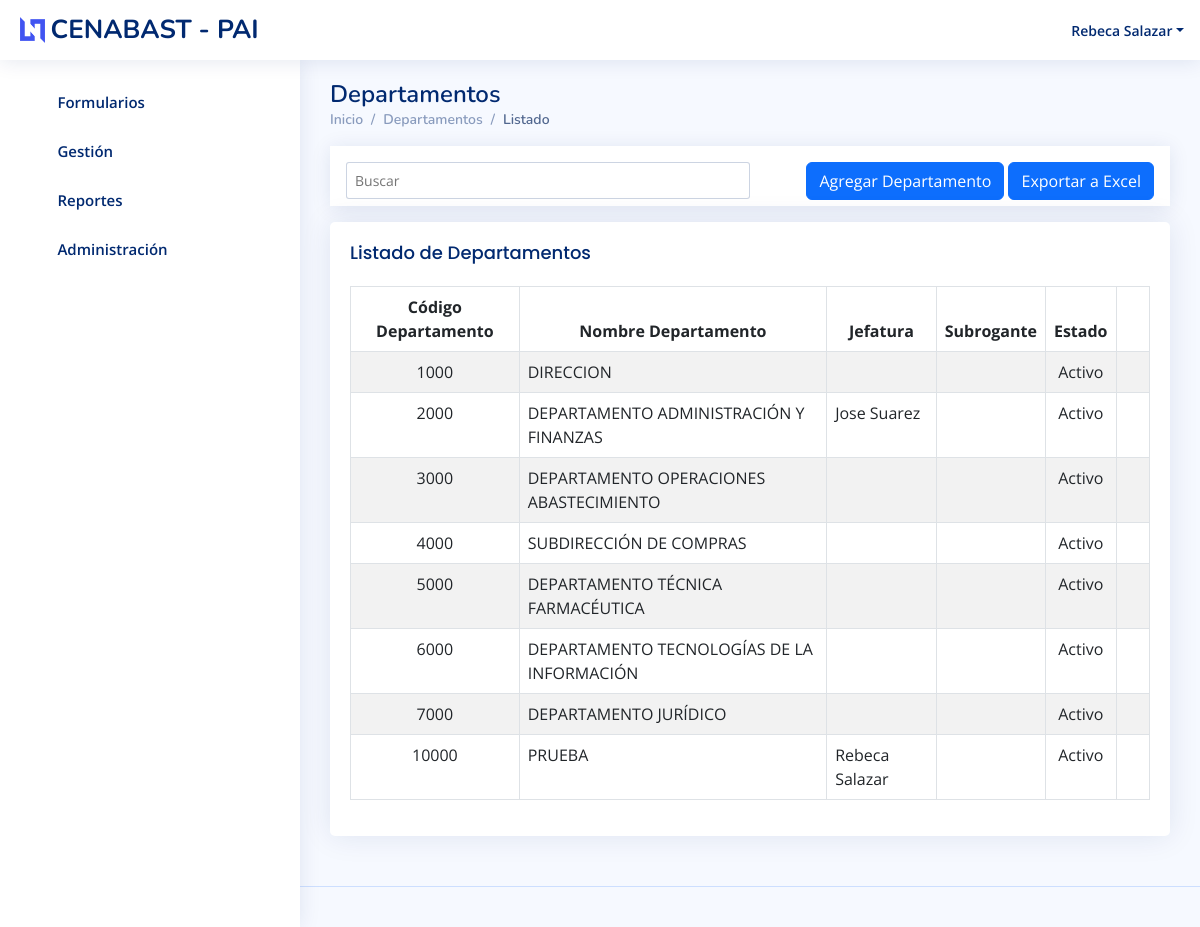
Page /departamentos/ (signed in) on the committed database.
### user/models.py (models this page shows, shortened)
class UserProfile(models.Model):
    user = models.OneToOneField(User, on_delete=models.CASCADE, related_name="userprofile", verbose_name="Usuario")
    rut = models.CharField(max_length=20, verbose_name="Rut", unique=True)
    anexo = models.IntegerField(default=0, blank=True, null=True, verbose_name="Anexo")
    estado = models.BooleanField(default=True, verbose_name="Estado")
    id_perfil = models.ForeignKey(Perfil, on_delete=models.PROTECT, verbose_name="Perfil", default=Perfil.get_default_Perfil(Perfil))
    class Meta:
        ordering = ['id']
    def __str__(self):
        return self.user.first_name + ' ' + self.user.last_name

### departamentos/models.py (models this page shows, shortened)
class Departamento(models.Model):
    id_dpto = models.IntegerField(verbose_name='Id Departamento',unique=True)
    nombre_dpto = models.CharField(max_length=100,verbose_name='Nombre departamento')
    rut_jefe = models.CharField(max_length=20, verbose_name="Rut Jefe", blank=True, null=True)
    rut_jefe_subrogante = models.CharField(max_length=20, verbose_name="Rut Jefe Subrogante", blank=True, null=True)
    estado = models.BooleanField(verbose_name='Estado',default=True)
    class Meta:
        verbose_name = "Departamento"
        verbose_name_plural = "Departamentos"
        ordering = ['id_dpto']
    @register.filter(name="get_estado_dpto")
    def get_estado_dpto(self):
        edo_dpto = Departamento.objects.filter(id = self.id)
        return settings.ESTADO[0][edo_dpto[0].estado]

### departamentos/views.py (the view, shortened to what this page needs)
# urls.py: path('', login_required(DptoListView.as_view(), login_url=login_url), name='dptos-list'),
class DptoListView(PermissionRequiredMixin, ListView):
    permission_required = ("departamentos.view_departamento")
    model = Departamento
    context_object_name = 'departamentos'
    paginate_by = 10
    def get_queryset(self):
        queryset = Departamento.objects.all()
        return queryset

### cargos/models.py (called while the page is built)
    def __str__(self):
        return self.nombre_cargo

### departamentos/templatetags/departamentos_filters.py (called while the page is built)
@register.filter(name="get_nombre_jefe")
def get_nombre_jefe(value):
    if value is not None and ('-' in value):
        userProfile = UserProfile.objects.filter(rut = value)
        return userProfile[0] if userProfile else ''
    else:
        return ''

### user/models.py (called while the page is built)
    def __str__(self):
        return self.nombre_perfil

### user/templatetags/users_filters.py (called while the page is built)
@register.filter(name="get_nombre_usuario")
def get_nombre_usuario(value):
    userProfile = UserProfile.objects.filter(user__username = value)
    return userProfile[0] if userProfile else ''

@register.filter(name="get_cargo")
def get_cargo(value):
    userCargo = UserCargo.objects.filter(id_usuario = value)
    return userCargo[0].id_cargo if userCargo else ''

@register.filter(name="get_perfil")
def get_perfil(value):
    userPerfil = UserProfile.objects.filter(user = value)
    return userPerfil[0].id_perfil if userPerfil else ''

### departamentos/templates/departamentos/departamento_list.html (shortened to what this page needs)
{% extends 'insumos/index.html' %}
{% load departamentos_filters %}
{% block content %}
    <div class="pagetitle">
      <h1>Departamentos</h1>
      <nav>
        <ol class="breadcrumb">
          <li class="breadcrumb-item"><a href="{% url 'departamentos:dptos-list' %}">Inicio</a></li>
          <li class="breadcrumb-item">Departamentos</li>
          <li class="breadcrumb-item active">Listado</li>
        </ol>
      </nav>
    </div>
    <div class="col-12 mb-3">
      {% include 'insumos/searchbar.html' with urllist='departamentos:dptos-list' urlcreate='departamentos:dpto-create' btnnombre='Agregar Departamento' urlextra='departamentos:departamentos-exportar' btnextra='Exportar a Excel' btnExtraVisible=True %}
  </div>
    <div class="card">
        <div class="card-body">
          <h5 class="card-title">Listado de Departamentos</h5>
        {% if departamentos %}
          <table class="table table-striped table-bordered">
            <thead class="text-center">
                <tr>
                    <th scope="col">Código Departamento</th>
                    <th scope="col">Nombre Departamento</th>
                    <th scope="col">Jefatura</th>
                    <th scope="col">Subrogante</th>
                    <th scope="col">Estado</th>
                    <th scope="col" colspan="2"></th>
                </tr>
            </thead>
            <tbody>
                {% for dpto in departamentos %}
                <tr>
                    <td class="text-center">{{ dpto.id_dpto|safe }}</td>
                    <td>{{ dpto.nombre_dpto|upper }}</td>
                    <td>{{ dpto.rut_jefe|get_nombre_jefe }}</td>
                    <td>{{ dpto.rut_jefe_subrogante|get_nombre_jefe|default_if_none:"" }}</td>
                    <td class="text-center">{{ dpto.get_estado_dpto }}</td>
                    <td class="text-center">
                      <a href="{% url 'departamentos:dpto-update' dpto.id %}" data-toggle="tooltip" title="Editar" class="me-1"><i class="bi bi-pencil-fill"></i></a>
                    </td>
                </tr>
                {% endfor %}
            </tbody>
          </table>
        {% else %}
          <h3 class="text-center">No se encontraron Departamentos</h3>
        {% endif %}
        </div>
    </div>
{% endblock %}

### insumos/templates/insumos/index.html (shortened to what this page needs)
<!DOCTYPE html>
<html lang="es">
{% load static %}
{% load users_filters %}
<head>
  <link href="{% static 'insumos/assets/vendor/bootstrap/css/bootstrap.min.css' %}" rel="stylesheet">
  <link href="{% static 'insumos/assets/vendor/bootstrap-icons/bootstrap-icons.css' %}" rel="stylesheet">
  <link href="{% static 'insumos/assets/vendor/boxicons/css/boxicons.min.css' %}" rel="stylesheet">
  <link href="{% static 'insumos/assets/vendor/quill/quill.snow.css' %}" rel="stylesheet">
  <link href="{% static 'insumos/assets/vendor/quill/quill.bubble.css' %}" rel="stylesheet">
  <link href="{% static 'insumos/assets/vendor/remixicon/remixicon.css' %}" rel="stylesheet">
  <link href="{% static 'insumos/assets/vendor/simple-datatables/style.css' %}" rel="stylesheet">
  <link href="{% static 'insumos/assets/css/insumos.css' %}" rel="stylesheet">
  <link href="{% static 'insumos/assets/select-dist/css/select2.css' %}" rel="stylesheet">
  <link href="{% static 'insumos/assets/select-dist/css/select2-bootstrap-5-theme-1.3.0/select2-bootstrap-5-theme.min.css' %}" rel="stylesheet">
  <link href="{% static 'insumos/assets/css/style.css' %}" rel="stylesheet">
</head>
<body>
  <header id="header" class="header fixed-top d-flex align-items-center">
    <div class="d-flex align-items-center justify-content-between">
      <a href="{% url 'usuarios:main' %}" class="logo d-flex align-items-center">
        <img src="assets/img/logo.png" alt="">
        <span class="d-none d-lg-block">CENABAST - PAI</span>
      </a>
      <i class="bi bi-list toggle-sidebar-btn"></i>
    </div>
    <nav class="header-nav ms-auto">
      <ul class="d-flex align-items-center">
      {% if user.is_authenticated %}
        <li class="nav-item dropdown pe-3">
          <a class="nav-link nav-profile d-flex align-items-center pe-0" href="#" data-bs-toggle="dropdown">
            <span class="d-none d-md-block dropdown-toggle ps-2">{{ user.username|get_nombre_usuario }}</span>
          </a>
        </li>
      {% else %}
        <a class="me-3" href="{% url 'user:login' %}">Login</a>
      {% endif %}
      </ul>
    </nav>
  </header>
  <aside id="sidebar" class="sidebar">
    {% if user.userprofile.id_perfil.id == 1 %}
    <ul class="sidebar-nav" id="sidebar-nav">
      <li class="nav-item">
        <a class="nav-link collapsed" data-bs-target="#formularios-nav" data-bs-toggle="collapse" href="#">
          <i class="bi bi-menu-button-wide"></i><span>Formularios</span><i class="bi bi-chevron-down ms-auto"></i>
        </a>
      </li>
      <li class="nav-item">
        <a class="nav-link collapsed" data-bs-target="#gestion-nav" data-bs-toggle="collapse" href="#">
          <i class="bi bi-journal-text"></i><span>Gestión</span><i class="bi bi-chevron-down ms-auto"></i>
        </a>
      </li>
      <li class="nav-item">
        <a class="nav-link collapsed" data-bs-target="#reportes-nav" data-bs-toggle="collapse" href="#">
          <i class="bi bi-layout-text-window-reverse"></i><span>Reportes</span><i class="bi bi-chevron-down ms-auto"></i>
        </a>
      </li>
      <li class="nav-item">
        <a class="nav-link collapsed" data-bs-target="#administracion-nav" data-bs-toggle="collapse" href="#">
          <i class="bi bi-bar-chart"></i><span>Administración</span><i class="bi bi-chevron-down ms-auto"></i>
        </a>
      </li>
    </ul>
    {% endif %}
  </aside>
  <main id="main" class="main">
    {% block content %}{% endblock %}
  </main>
  <footer id="footer" class="footer">
  </footer>
</body>
</html>

### insumos/static/insumos/assets/css/style.css (style rules this page uses)
:root { scroll-behavior: smooth; }
body { font-family: "Open Sans", sans-serif; background: #f6f9ff; color: #444444; }
a { color: #4154f1; text-decoration: none; }
h1, h2, h3, h4, h5, h6 { font-family: "Nunito", sans-serif; }
#main { margin-top: 60px; padding: 20px 30px; transition: all 0.3s; }
.pagetitle { margin-bottom: 10px; }
.pagetitle h1 { font-size: 24px; margin-bottom: 0; font-weight: 600; color: #012970; }
.card { margin-bottom: 30px; border: none; border-radius: 5px; box-shadow: 0px 0 30px rgba(1, 41, 112, 0.1); }
.card-title { padding: 20px 0 15px 0; font-size: 18px; font-weight: 500; color: #012970; font-family: "Poppins", sans-serif; }
.card-body { padding: 0 20px 20px 20px; }
.breadcrumb { font-size: 14px; font-family: "Nunito", sans-serif; color: #899bbd; font-weight: 600; }
.breadcrumb a { color: #899bbd; transition: 0.3s; }
.breadcrumb .breadcrumb-item::before { color: #899bbd; }
.breadcrumb .active { color: #51678f; font-weight: 600; }
.logo { line-height: 1; }
@media (min-width: 1200px) { .logo { width: 280px; } }
.logo img { max-height: 26px; margin-right: 6px; }
.logo span { font-size: 26px; font-weight: 700; color: #012970; font-family: "Nunito", sans-serif; }
.header { transition: all 0.5s; z-index: 997; height: 60px; box-shadow: 0px 2px 20px rgba(1, 41, 112, 0.1); background-color: #fff; padding-left: 20px; }
.header .toggle-sidebar-btn { font-size: 32px; padding-left: 10px; cursor: pointer; color: #012970; }
.header-nav ul { list-style: none; }
.header-nav>ul { margin: 0; padding: 0; }
.header-nav .nav-profile { color: #012970; }
.header-nav .nav-profile span { font-size: 14px; font-weight: 600; }
.sidebar { position: fixed; top: 60px; left: 0; bottom: 0; width: 300px; z-index: 996; transition: all 0.3s; padding: 20px; overflow-y: auto; scrollbar-width: thin; scrollbar-color: #aab7cf transparent; box-shadow: 0px 0px 20px rgba(1, 41, 112, 0.1); background-color: #fff; }
@media (min-width: 1200px) { #main, #footer { margin-left: 300px; } }
.sidebar-nav { padding: 0; margin: 0; list-style: none; }
.sidebar-nav li { padding: 0; margin: 0; list-style: none; }
.sidebar-nav .nav-item { margin-bottom: 5px; }
.sidebar-nav .nav-link { display: flex; align-items: center; font-size: 15px; font-weight: 600; color: #4154f1; transition: 0.3; background: #f6f9ff; padding: 10px 15px; border-radius: 4px; }
.sidebar-nav .nav-link i { font-size: 16px; margin-right: 10px; color: #4154f1; }
.sidebar-nav .nav-link.collapsed { color: #012970; background: #fff; }
.sidebar-nav .nav-link.collapsed i { color: #899bbd; }
.sidebar-nav .nav-link .bi-chevron-down { margin-right: 0; transition: transform 0.2s ease-in-out; }
.footer { padding: 20px 0; font-size: 14px; transition: all 0.3s; border-top: 1px solid #cddfff; }

### rows in the picture
Departamento: id_dpto "1000", nombre_dpto "DIRECCION", get_estado_dpto "Activo"
Departamento: id_dpto "2000", nombre_dpto "DEPARTAMENTO ADMINISTRACIÓN Y FINANZAS", rut_jefe|get_nombre_jefe "Jose Suarez", get_estado_dpto "Activo"
Departamento: id_dpto "3000", nombre_dpto "DEPARTAMENTO OPERACIONES ABASTECIMIENTO", get_estado_dpto "Activo"
Departamento: id_dpto "4000", nombre_dpto "SUBDIRECCIÓN DE COMPRAS", get_estado_dpto "Activo"
Departamento: id_dpto "5000", nombre_dpto "DEPARTAMENTO TÉCNICA FARMACÉUTICA", get_estado_dpto "Activo"
Departamento: id_dpto "6000", nombre_dpto "DEPARTAMENTO TECNOLOGÍAS DE LA INFORMACIÓN", get_estado_dpto "Activo"
Departamento: id_dpto "7000", nombre_dpto "DEPARTAMENTO JURÍDICO", get_estado_dpto "Activo"
Departamento: id_dpto "10000", nombre_dpto "PRUEBA", rut_jefe|get_nombre_jefe "Rebeca Salazar", get_estado_dpto "Activo"

### other values in the picture
{{ user.username|get_nombre_usuario }} "Rebeca Salazar"
{{ btnnombre }} "Agregar Departamento"
{{ btnextra }} "Exportar a Excel"
